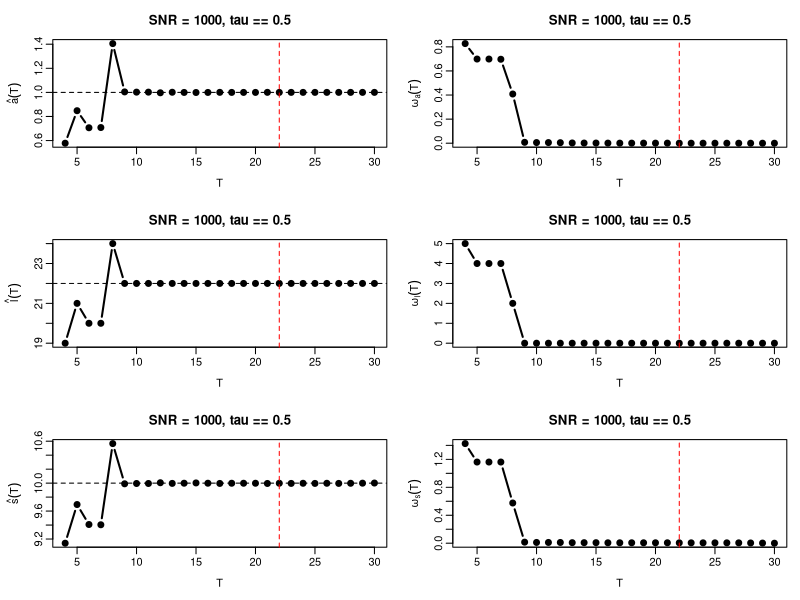
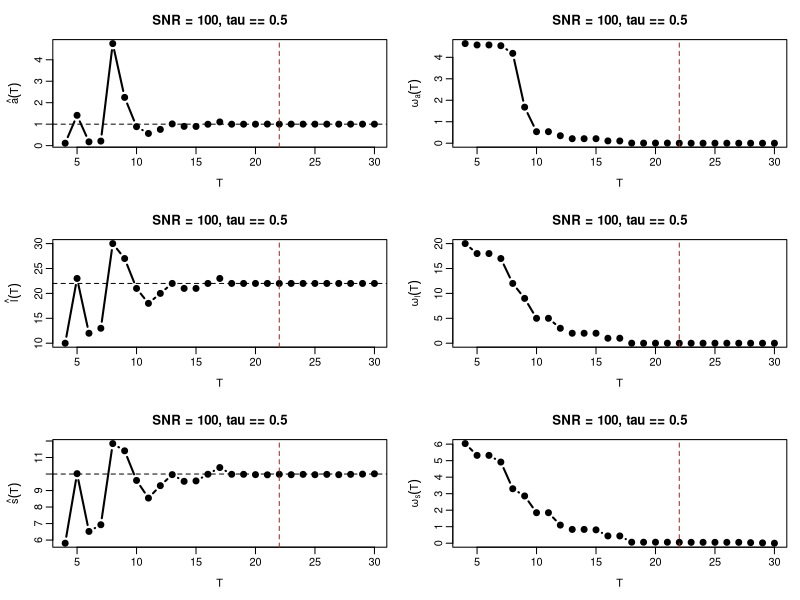
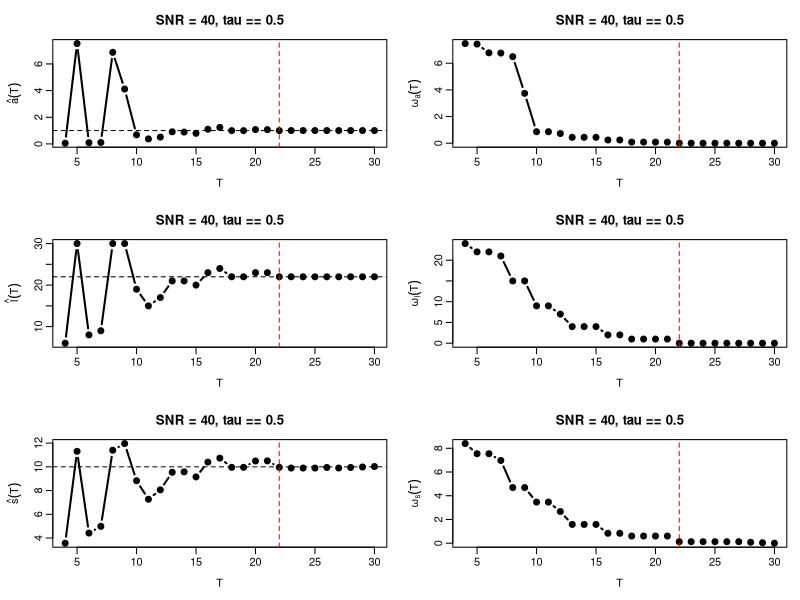

Write the R code that produced these figures, in order.
###############################################################
## Sections 2.4 (large/medium SNR) and 2.5 (small SNR, h=30):
## estimator curves paired with their oscillation curves
##
## CURRENT MODEL:
##
##   I(t) = A exp(-(t-L)^2/S^2) + e(t)
##
## Quantile-loss criterion:
##
##   rho_tau(u) = u (tau - 1{u < 0})
##
## Noise:
##
##   tau-aligned asymmetric Laplace distribution
##
## SNR:
##
##   SNR = A / sqrt(Var(e))
##
## The amplitude for fixed (l,s) is obtained as a
## weighted tau-quantile of
##
##   x(t) = I(t) exp((t-l)^2/s^2)
##
## with weights
##
##   w(t) = exp(-(t-l)^2/s^2).
###############################################################


###############################################################
## Weighted tau-quantile
###############################################################

weighted_quantile <- function(x, w, tau) {
  
  if (length(x) != length(w)) {
    stop("x and w must have the same length.")
  }
  
  if (tau <= 0 || tau >= 1) {
    stop("tau must belong to (0,1).")
  }
  
  # Drop numerically-overflowed entries. These arise when l is far
  # outside 1:T; they carry weight exp(-large) ~ 0 and therefore do
  # not affect the weighted quantile.
  finite <- is.finite(x) & is.finite(w)
  
  if (!any(finite)) {
    return(NA_real_)
  }
  
  x <- x[finite]
  w <- w[finite]
  
  if (any(w < 0) || sum(w) <= 0) {
    stop("Weights must be non-negative and have positive sum.")
  }
  
  o <- order(x)
  x <- x[o]
  w <- w[o]
  w <- w / sum(w)
  
  x[which(cumsum(w) >= tau)[1]]
}

###############################################################
## Quantile check loss
###############################################################

rho_tau <- function(
    u,
    tau
) {
  
  u * (tau - (u < 0))
}



###############################################################
## tau-aligned asymmetric Laplace random generator
##
## Density:
##
##   f_{tau,b}(x)
##     = tau(1-tau)/b * exp(-rho_tau(x)/b)
##
## Hence:
##
##   P(e < 0) = tau.
###############################################################

rald_tau <- function(
    n,
    tau,
    b
) {
  
  if (tau <= 0 || tau >= 1) {
    stop("tau must belong to (0,1).")
  }
  
  if (b <= 0) {
    stop("b must be positive.")
  }
  
  u <- runif(n)
  
  e <- numeric(n)
  
  left <- u < tau
  right <- !left
  
  e[left] <-
    b / (1 - tau) *
    log(u[left] / tau)
  
  e[right] <-
    -b / tau *
    log(
      (1 - u[right]) / (1 - tau)
    )
  
  e
}



###############################################################
## Noise variance of the tau-aligned asymmetric Laplace law
##
## Var(e)
##   = b^2
##     [tau^2 + (1-tau)^2]
##     / [tau^2 (1-tau)^2]
###############################################################

ald_variance <- function(
    tau,
    b
) {
  
  b^2 *
    (
      tau^2 + (1 - tau)^2
    ) /
    (
      tau^2 * (1 - tau)^2
    )
}



###############################################################
## Calibrate b from the CURRENT SNR definition
##
##   SNR = A / sqrt(Var(e))
##
## Therefore
##
##   b =
##   (A/SNR)
##   tau(1-tau)
##   / sqrt(tau^2 + (1-tau)^2).
###############################################################

ald_scale_from_snr <- function(
    A,
    SNR,
    tau
) {
  
  if (A <= 0) {
    stop("A must be positive.")
  }
  
  if (SNR <= 0) {
    stop("SNR must be positive.")
  }
  
  if (tau <= 0 || tau >= 1) {
    stop("tau must belong to (0,1).")
  }
  
  (
    A / SNR
  ) *
    (
      tau * (1 - tau)
    ) /
    sqrt(
      tau^2 + (1 - tau)^2
    )
}



###############################################################
## Main sequential estimation function
###############################################################

estimate_peak_curves <- function(
    A = 1,
    L = 22,
    S = 10,
    h = 30,
    SNR = 1000,
    tau = 0.5,
    seed = 280,
    s.interval = c(1,20),
    tol = 1e-4
)
{
  
  
  #############################################################
  ## Basic checks
  #############################################################
  
  if (A <= 0) {
    stop("A must be positive.")
  }
  
  if (S <= 0) {
    stop("S must be positive.")
  }
  
  if (h < 1 || h != floor(h)) {
    stop("h must be a positive integer.")
  }
  
  if (L < 1 || L > h) {
    stop("L must satisfy 1 <= L <= h.")
  }
  
  if (tau <= 0 || tau >= 1) {
    stop("tau must belong to (0,1).")
  }
  
  
  #############################################################
  ## True Gaussian signal
  #############################################################
  
  signal <- function(
    A,
    L,
    S,
    h
  ) {
    
    t <- 1:h
    
    A * exp(
      -(t - L)^2 / S^2
    )
  }
  
  
  #############################################################
  ## Generate tau-aligned AL noise
  #############################################################
  
  set.seed(seed)
  
  
  b <- ald_scale_from_snr(
    A = A,
    SNR = SNR,
    tau = tau
  )
  
  
  noise <- rald_tau(
    n = h,
    tau = tau,
    b = b
  )
  
  
  y <-
    signal(
      A = A,
      L = L,
      S = S,
      h = h
    ) +
    noise
  
  
  #############################################################
  ## Check the achieved noise variance
  #############################################################
  
  theoretical.var <-
    ald_variance(
      tau = tau,
      b = b
    )
  
  
  #############################################################
  ## Quantile-loss objective for fixed (l,s,T)
  ##
  ## For fixed l and s, the minimizer with respect to a is the
  ## weighted tau-quantile of
  ##
  ##   y_t exp((t-l)^2/s^2)
  ##
  ## with weights
  ##
  ##   exp(-(t-l)^2/s^2).
  #############################################################
  
  objective_quantile <- function(
    l,
    s,
    T
  ) {
    
    tt <- 1:T
    
    
    weights <-
      exp(
        -(tt - l)^2 / s^2
      )
    
    
    z <-
      y[1:T] *
      exp(
        (tt - l)^2 / s^2
      )
    
    
    a <-
      weighted_quantile(
        x = z,
        w = weights,
        tau = tau
      )
    
    
    fit <-
      a *
      exp(
        -(tt - l)^2 / s^2
      )
    
    
    residuals <-
      y[1:T] - fit
    
    
    value <-
      mean(
        rho_tau(
          residuals,
          tau = tau
        )
      )
    
    
    list(
      value = value,
      a = a
    )
  }
  
  
  #############################################################
  ## Estimate parameters at one observation horizon T
  ##
  ## IMPORTANT:
  ## The current manuscript restricts l to 1,...,T.
  #############################################################
  
  estimate_T <- function(
    T
  ) {
    
    out <-
      matrix(
        NA_real_,
        nrow = h,
        ncol = 3
      )
    
    colnames(out) <-
      c(
        "a",
        "s",
        "obj"
      )
    
    
    for (l in 1:h) {
      
      f <- function(s) {
        
        objective_quantile(
          l = l,
          s = s,
          T = T
        )$value
      }
      
      
      opt <-
        optimize(
          f,
          interval = s.interval,
          tol = tol
        )
      
      
      tmp <-
        objective_quantile(
          l = l,
          s = opt$minimum,
          T = T
        )
      
      
      out[l,1] <- tmp$a
      out[l,2] <- opt$minimum
      out[l,3] <- tmp$value
    }
    
    
    best <-
      which.min(
        out[,3]
      )
    
    
    list(
      a = out[best,1],
      s = out[best,2],
      l = best,
      objective = out[best,3]
    )
  }
  
  
  #############################################################
  ## Sequential horizons
  #############################################################
  
  TT <- 4:h
  
  
  hat.a <-
    hat.l <-
    hat.s <-
    hat.obj <-
    numeric(
      length(TT)
    )
  
  
  #############################################################
  ## Sequential estimation
  #############################################################
  
  for (i in seq_along(TT)) {
    
    est <-
      estimate_T(
        TT[i]
      )
    
    
    hat.a[i] <- est$a
    hat.l[i] <- est$l
    hat.s[i] <- est$s
    hat.obj[i] <- est$objective
  }
  
  
  #############################################################
  ## Future-tail oscillation
  ##
  ## omega_theta(T,h)
  ##   = max_{T <= t1,t2 <= h}
  ##       |hat(theta)(t1)-hat(theta)(t2)|
  #############################################################
  
  tail_oscillation <- function(
    x
  ) {
    
    n <-
      length(x)
    
    omega <-
      numeric(n)
    
    
    for (i in seq_len(n)) {
      
      omega[i] <-
        max(
          x[i:n]
        ) -
        min(
          x[i:n]
        )
    }
    
    
    omega
  }
  
  
  omega.a <-
    tail_oscillation(
      hat.a
    )
  
  
  omega.l <-
    tail_oscillation(
      hat.l
    )
  
  
  omega.s <-
    tail_oscillation(
      hat.s
    )
  
  
  #############################################################
  ## Return all results
  #############################################################
  
  list(
    
    T = TT,
    
    hat.a = hat.a,
    hat.l = hat.l,
    hat.s = hat.s,
    hat.obj = hat.obj,
    
    omega.a = omega.a,
    omega.l = omega.l,
    omega.s = omega.s,
    
    A = A,
    L = L,
    S = S,
    h = h,
    
    SNR = SNR,
    tau = tau,
    
    b = b,
    theoretical.var = theoretical.var
  )
}



###############################################################
## Helper: one row = estimate curve | oscillation curve
###############################################################

plot_pair <- function(
    T,
    hat,
    omega,
    true.val,
    L,
    ylab.hat,
    ylab.omega,
    main
)
{
  
  plot(
    T,
    hat,
    type = "b",
    pch = 19,
    lwd = 2,
    xlab = "T",
    ylab = ylab.hat,
    main = main
  )
  
  abline(
    h = true.val,
    lty = 2
  )
  
  abline(
    v = L,
    lty = 2,
    col = "red"
  )
  
  
  plot(
    T,
    omega,
    type = "b",
    pch = 19,
    lwd = 2,
    xlab = "T",
    ylab = ylab.omega,
    main = main
  )
  
  abline(
    v = L,
    lty = 2,
    col = "red"
  )
}



###############################################################
## GLOBAL PARAMETERS
###############################################################

A <- 1
L <- 22
S <- 10

## The symmetric case tau = 0.5 reproduces the old
## symmetric-Laplace setting, but through the new
## tau-aligned AL parameterization.
tau <- 0.5



###############################################################
## Section 2.4: large SNR
##
## SNR = 1000, h = 30
###############################################################

# postscript(
#   "sec24_large_snr.eps",
#   onefile = FALSE,
#   paper = "special",
#   horizontal = FALSE,
#   width = 8,
#   height = 7,
#   family = "Helvetica",
#   pointsize = 11,
#   colormodel = "srgb"
# )
# 
# par(
#   mfrow = c(3,2),
#   mar = c(4,4,3,1),
#   mgp = c(2.2,0.6,0)
# )

png(
  "sec24_large_snr.png",
  width = 8,
  height = 7,
  units = "in",
  res = 300
)

par(
  mfrow = c(3,2),
  mar = c(4,4,3,1),
  mgp = c(2.2,0.6,0)
)

res.large <-
  estimate_peak_curves(
    A = A,
    L = L,
    S = S,
    h = 30,
    SNR = 1000,
    tau = tau,
    seed = 280
  )

plot_pair(
  res.large$T,
  res.large$hat.a,
  res.large$omega.a,
  A,
  L,
  expression(hat(a)(T)),
  expression(omega[a](T)),
  paste0(
    "SNR = 1000, ",
    expression(tau == 0.5)
  )
)

plot_pair(
  res.large$T,
  res.large$hat.l,
  res.large$omega.l,
  L,
  L,
  expression(hat(l)(T)),
  expression(omega[l](T)),
  paste0(
    "SNR = 1000, ",
    expression(tau == 0.5)
  )
)

plot_pair(
  res.large$T,
  res.large$hat.s,
  res.large$omega.s,
  S,
  L,
  expression(hat(s)(T)),
  expression(omega[s](T)),
  paste0(
    "SNR = 1000, ",
    expression(tau == 0.5)
  )
)

dev.off()



###############################################################
## Section 2.4: medium SNR
##
## SNR = 100, h = 30
###############################################################

# postscript(
#   "sec24_medium_snr.eps",
#   onefile = FALSE,
#   paper = "special",
#   horizontal = FALSE,
#   width = 8,
#   height = 7,
#   family = "Helvetica",
#   pointsize = 11,
#   colormodel = "srgb"
# )
# 
# par(
#   mfrow = c(3,2),
#   mar = c(4,4,3,1),
#   mgp = c(2.2,0.6,0)
# )

png(
  "sec24_medium_snr.png",
  width = 8,
  height = 7,
  units = "in",
  res = 300
)

par(
  mfrow = c(3,2),
  mar = c(4,4,3,1),
  mgp = c(2.2,0.6,0)
)

res.medium <-
  estimate_peak_curves(
    A = A,
    L = L,
    S = S,
    h = 30,
    SNR = 100,
    tau = tau,
    seed = 280
  )

plot_pair(
  res.medium$T,
  res.medium$hat.a,
  res.medium$omega.a,
  A,
  L,
  expression(hat(a)(T)),
  expression(omega[a](T)),
  paste0(
    "SNR = 100, ",
    expression(tau == 0.5)
  )
)

plot_pair(
  res.medium$T,
  res.medium$hat.l,
  res.medium$omega.l,
  L,
  L,
  expression(hat(l)(T)),
  expression(omega[l](T)),
  paste0(
    "SNR = 100, ",
    expression(tau == 0.5)
  )
)

plot_pair(
  res.medium$T,
  res.medium$hat.s,
  res.medium$omega.s,
  S,
  L,
  expression(hat(s)(T)),
  expression(omega[s](T)),
  paste0(
    "SNR = 100, ",
    expression(tau == 0.5)
  )
)

dev.off()



###############################################################
## Section 2.5: small SNR
##
## SNR = 40, h = 30
###############################################################

# postscript(
#   "sec25_small_snr_h30.eps",
#   onefile = FALSE,
#   paper = "special",
#   horizontal = FALSE,
#   width = 8,
#   height = 7,
#   family = "Helvetica",
#   pointsize = 11,
#   colormodel = "srgb"
# )
# 
# par(
#   mfrow = c(3,2),
#   mar = c(4,4,3,1),
#   mgp = c(2.2,0.6,0)
# )

png(
  "sec25_small_snr_h30.png",
  width = 8,
  height = 7,
  units = "in",
  res = 300
)

par(
  mfrow = c(3,2),
  mar = c(4,4,3,1),
  mgp = c(2.2,0.6,0)
)

res.small <-
  estimate_peak_curves(
    A = A,
    L = L,
    S = S,
    h = 30,
    SNR = 40,
    tau = tau,
    seed = 280
  )

plot_pair(
  res.small$T,
  res.small$hat.a,
  res.small$omega.a,
  A,
  L,
  expression(hat(a)(T)),
  expression(omega[a](T)),
  paste0(
    "SNR = 40, ",
    expression(tau == 0.5)
  )
)

plot_pair(
  res.small$T,
  res.small$hat.l,
  res.small$omega.l,
  L,
  L,
  expression(hat(l)(T)),
  expression(omega[l](T)),
  paste0(
    "SNR = 40, ",
    expression(tau == 0.5)
  )
)

plot_pair(
  res.small$T,
  res.small$hat.s,
  res.small$omega.s,
  S,
  L,
  expression(hat(s)(T)),
  expression(omega[s](T)),
  paste0(
    "SNR = 40, ",
    expression(tau == 0.5)
  )
)

dev.off()



###############################################################
## Compute all results once
###############################################################

results <- list(
  
  large =
    res.large,
  
  medium =
    res.medium,
  
  small =
    res.small
)



###############################################################
## Display results
###############################################################

results
